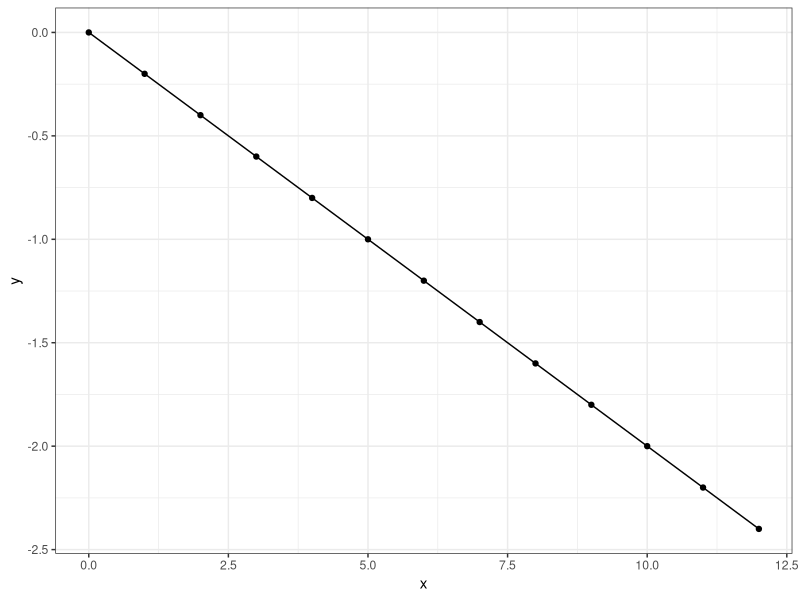

The R script that drew this image:
## ---- chunk 1
library(ggplot2)
## ---- chunk 2
beta <- 0.2
x <- seq(0, 12)
y <- -beta*x

df = as.data.frame(x=x, y=y)

ggplot(df, aes(x, y)) +
  geom_point() +
  geom_line() +
  theme_bw()
